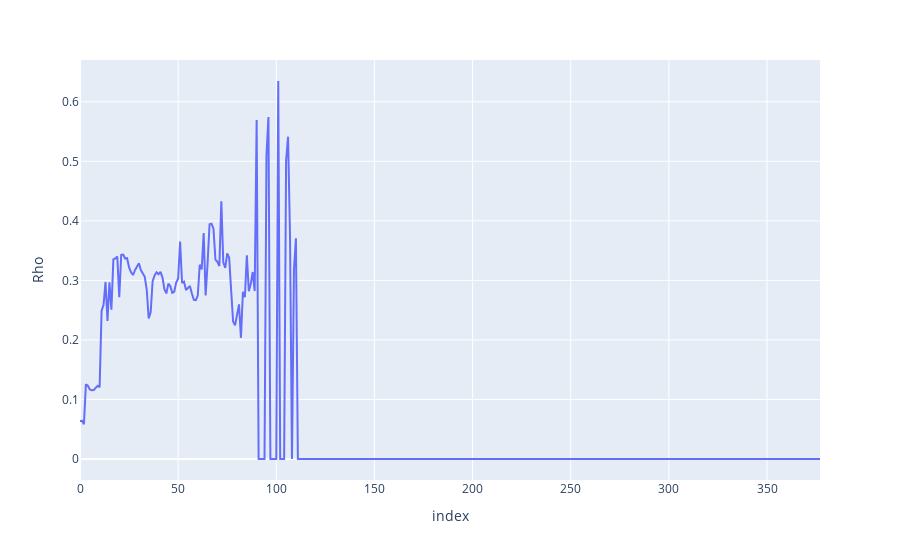

The code cell stored with this chart in its notebook:
### Markdown cell above
### Rho

### Code cell
px.line(greeks_df, y="Rho")

### Figure 1 — Plotly figure (JSON) as saved in the notebook; plotly's stock layout.template omitted (floating-point values rounded to 4 significant figures; data arrays with more than 128 entries replaced by an {"elided": "..."} marker saying what was removed)
{"data": [{"hovertemplate": "index=%{x}<br>Rho=%{y}<extra></extra>", "legendgroup": "", "line": {"color": "#636efa", "dash": "solid"}, "marker": {"symbol": "circle"}, "mode": "lines", "name": "", "orientation": "v", "showlegend": false, "type": "scatter", "x": {"elided": "378 int values"}, "xaxis": "x", "y": {"elided": "378 float values"}, "yaxis": "y"}], "layout": {"legend": {"tracegroupgap": 0}, "margin": {"t": 60}, "xaxis": {"anchor": "y", "domain": [0, 1], "title": {"text": "index"}}, "yaxis": {"anchor": "x", "domain": [0, 1], "title": {"text": "Rho"}}}}
